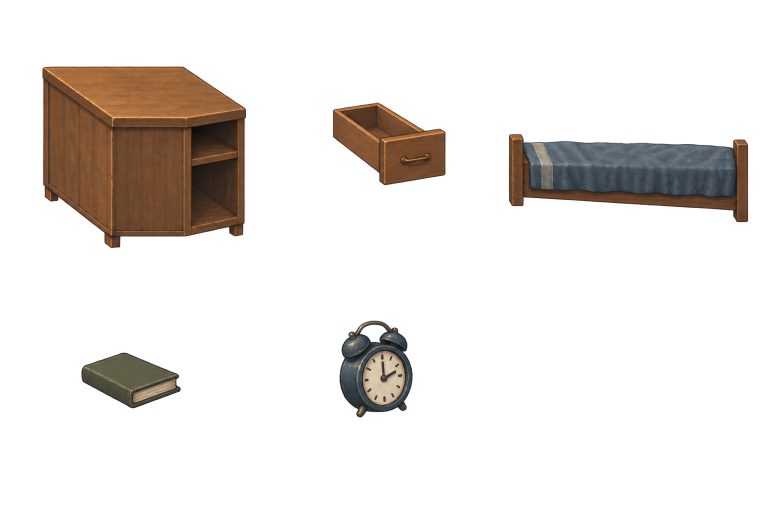
#> input picture art/source/bedside_layers_v001.png, 1536 x 1024 px (shown at 1/2 size)
$ python prepare_bedside_trial.py
#> lines starting #> are read from the running program, lines starting #| are printed output that depends on the picture; after the words box and inside, x2 and y2 are one past the last pixel; in counts of white or black regions, pixels touching at a corner belong together
"""Measured 2D reprojection/slicing of a generated layered kit; no color key,
alpha threshold, palette quantization or invented texture painting. Preserve source.
The generated product perspective is not the game's projection: map the painted
faces to authored oblique corners, and preserve a complete empty drawer well.
"""
from pathlib import Path
import json
import numpy as np
from PIL import Image, ImageDraw, ImageFont

ROOT = Path(__file__).resolve().parents[1]
raw = Image.open(ROOT/'art/source/bedside_layers_v001.png').convert('RGBA')
#> raw is the input picture: PIL image 1536x1024 RGBA; mean R, G, B, A 37.2, 27.7, 20.1, 39.2
SIZE=(96,80)
out=ROOT/'art/working/bedside_trial_v001';out.mkdir(parents=True,exist_ok=True)
runtime=ROOT/'neurons/assets/environment/bedside_trial_v001';runtime.mkdir(parents=True,exist_ok=True)
def inverse_map(src,dst):
    rows=[];rhs=[]
    for (x,y),(u,v) in zip(dst,src):
        rows.extend([[x,y,1,0,0,0,-u*x,-u*y],[0,0,0,x,y,1,-v*x,-v*y]])
        rhs.extend([u,v])
    return np.linalg.solve(np.array(rows),np.array(rhs))
def warp(src,dst,clip=None):
    coeff=inverse_map(src,dst)
    result=raw.transform(SIZE,Image.Transform.PERSPECTIVE,coeff,Image.Resampling.BICUBIC)
    mask=Image.new('L',SIZE);ImageDraw.Draw(mask).polygon(dst if clip is None else clip,fill=255)
    a=np.array(result.getchannel('A'),dtype=np.uint16)*np.array(mask,dtype=np.uint16)//255
    result.putalpha(Image.fromarray(a.astype('uint8')))
    return result
def save(name,image):
    image.save(out/(name+'.png'));image.save(runtime/(name+'.png'))

# Anchor is projected rear-left floor corner, not an alpha bounding-box center.
A=(8,40);B=(54.4,40);C=(67.84,62.08);D=(21.44,62.08)
top=[(8,10),(54.4,10),(67.84,32.08),(21.44,32.08)]
side=[(21.44,32.08),(67.84,32.08),(67.84,58.08),(21.44,58.08)]
front=[(54.4,10),(67.84,32.08),(67.84,58.08),(54.4,36)]
front_src=[(370,248),(490,228),(490,452),(370,475)]
body=Image.new('RGBA',SIZE)
#> body: PIL image 96x80 RGBA; every value is 0
for leg_src,leg_dst in [
 ([(214,467),(238,467),(238,496),(214,496)],[(20,57),(24,57),(24,63),(20,63)]),
 ([(462,448),(487,448),(487,475),(462,475)],[(65,57),(69,57),(69,63),(65,63)]),
 ([(89,383),(111,383),(111,403),(89,403)],[(52,34),(56,34),(56,40),(52,40)])]:
    body.alpha_composite(warp(leg_src,leg_dst))
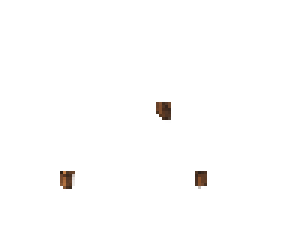
#> body: PIL image 96x80 RGBA (shown 3 times larger); mean R, G, B, A 0.9, 0.6, 0.4, 2.4; transparent parts drawn white
body.alpha_composite(warp([(88,162),(217,255),(217,462),(90,390)],side))
#> in warp (call 4), `ImageDraw.Draw(mask).polygon(dst if clip is None else clip, fill=255)`:
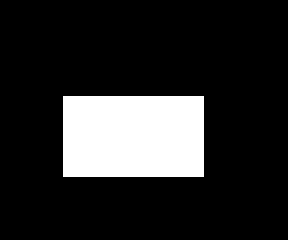
#> mask: PIL image 96x80 L (shown 3 times larger); 16.5% white; 1 white region, box (x1, y1, x2, y2) and area: (21, 32, 68, 59) 1269
body.alpha_composite(warp(front_src,front))
#> in warp (call 5), `ImageDraw.Draw(mask).polygon(dst if clip is None else clip, fill=255)`: mask: PIL image 96x80 L; 5% white; 1 white region, box (x1, y1, x2, y2) and area: (54, 10, 68, 59) 386
body.alpha_composite(warp([(86,135),(367,135),(490,219),(225,235)],top))
#> in warp (call 6), `ImageDraw.Draw(mask).polygon(dst if clip is None else clip, fill=255)`: mask: PIL image 96x80 L; 14.1% white; 1 white region, box (x1, y1, x2, y2) and area: (8, 10, 68, 33) 1080
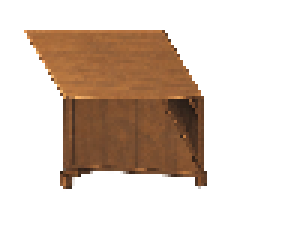
#> body: PIL image 96x80 RGBA (shown 3 times larger); mean R, G, B, A 40.6, 26, 15.4, 75.6; transparent parts drawn white
save('cabinet_frame',body)

# Map original drawer face to the measured empty well. Tray and face are separate
# draw passes; the fixed frame masks the tray while closed. No closed face in body.
forward=np.linalg.inv(np.array([[*inverse_map(front_src,front)[:3]],
                              [*inverse_map(front_src,front)[3:6]],
                              [*inverse_map(front_src,front)[6:],1]]))
#> forward = [[0.0989, -9.37e-19, 14.87], [0.189, 0.108, -87.24], [-0.000104, -7.3e-22, 0.984]]
def to_front(p):
#> called with p = (377, 252)
    v=forward@np.array([p[0],p[1],1]);return tuple((v[:2]/v[2]).tolist())
#> after `v = forward @ np.array([p[0], p[1], 1])`: v = [52.14, 11.21, 0.945]
hole=[to_front(p) for p in [(377,252),(477,237),(477,300),(377,323)]]
#> hole = [(55.17, 11.86), (66.37, 30.45), (66.37, 37.75), (55.17, 20)]
face_src=[(757,281),(888,260),(888,347),(757,368)]
drawer_face=warp(face_src,hole)
#> in warp (call 7), `coeff=inverse_map(src,dst)`: coeff = [2.36, -4.38e-16, 372.5, -14.61, 7.09, 908.6, -0.0061, -3.95e-19]
#> in warp (call 7), `ImageDraw.Draw(mask).polygon(dst if clip is None else clip, fill=255)`: mask: PIL image 96x80 L; 1.5% white; 1 white region, box (x1, y1, x2, y2) and area: (55, 11, 67, 38) 115
#> in warp (call 7), `result.putalpha(Image.fromarray(a.astype('uint8')))`:
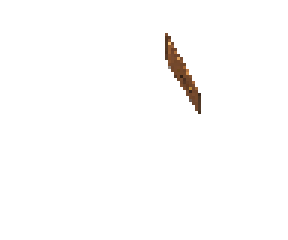
#> result: PIL image 96x80 RGBA (shown 3 times larger); mean R, G, B, A 6.9, 5.7, 4.8, 3.5; transparent parts drawn white
save('drawer_face',drawer_face)
# The tray's complete silhouette transforms under the same face alignment.
matrix=np.linalg.inv(np.array([[*inverse_map(face_src,hole)[:3]],
                             [*inverse_map(face_src,hole)[3:6]],
                             [*inverse_map(face_src,hole)[6:],1]]))
#> matrix = [[0.216, 4.8e-18, -80.52], [0.277, 0.141, -231], [0.00132, 1.23e-19, 0.509]]
def map_tray(p):
#> called with p = (668, 222)
    v=matrix@np.array([*p,1]);return tuple((v[:2]/v[2]).tolist())
#> after `v = matrix @ np.array([*p, 1])`: v = [63.89, -15.05, 1.39]
silhouette=[map_tray(p) for p in [(668,222),(753,207),(890,262),(890,347),(764,369),(668,306)]]
#> silhouette = [(45.98, -10.83), (54.79, 4.22), (66.52, 30.9), (66.52, 38.02), (55.84, 21.25), (45.98, -2.31)]
# The generated tray's product perspective would protrude above the cabinet.
# Keep only its painted interior surface; the trial maps that surface to the
# actual swept drawer top. No tall product-view tray silhouette is shipped.
tray=raw.crop((696,229,801,266)).resize((48,24),Image.Resampling.LANCZOS)
save('drawer_tray',tray)

# Foreground rail/feet are retained as a separate, narrowly masked layer.
fore=body.copy();mask=Image.new('L',SIZE);d=ImageDraw.Draw(mask)
d.polygon([(21,55),(69,55),(69,64),(20,64)],fill=255)
alpha=np.array(fore.getchannel('A'),dtype=np.uint16)*np.array(mask,dtype=np.uint16)//255
fore.putalpha(Image.fromarray(alpha.astype('uint8')));save('foreground_rail_v002',fore)
save('book',warp([(164,708),(261,706),(360,775),(267,815)],[(25,14),(36,14),(41,21),(30,21)]))
#> in warp (call 8), `ImageDraw.Draw(mask).polygon(dst if clip is None else clip, fill=255)`:
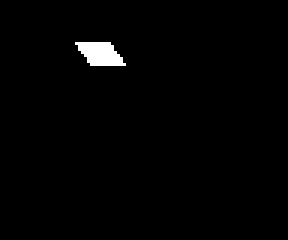
#> mask: PIL image 96x80 L (shown 3 times larger); 1.2% white; 1 white region, box (x1, y1, x2, y2) and area: (25, 14, 42, 22) 96
clock=raw.crop((678,638,828,838)).resize((12,16),Image.Resampling.LANCZOS)
clock_layer=Image.new('RGBA',SIZE);clock_layer.alpha_composite(clock,(14,2));save('alarm_clock',clock_layer)

# Bed edge is a local strip, not a whole-room background or new full bed asset.
bed=raw.crop((1018,268,1498,450)).resize((188,42),Image.Resampling.LANCZOS)
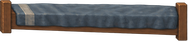
#> bed: PIL image 188x42 RGBA; mean R, G, B, A 62.2, 58.6, 56.8, 172.3; transparent parts drawn white
save('bed_edge',bed)
metadata={'source':'art/source/bedside_layers_v001.png','canvas':list(SIZE),'anchor':[8,40],
          'footprint_m':[.58,.48],'height_world_px':30,
          'handle_closed':list(to_front((427,285))), 'open_delta_world_px':[7,0],
          'drawer_top_closed':[list(hole[0]),list(hole[1])],
          'method':'measured face reprojection and alpha-preserving slices, not lossless automatic room extraction',
          'approval':'experimental_pending_user_review'}
(out/'anchors.json').write_text(json.dumps(metadata,ensure_ascii=False,indent=2),encoding='utf-8')

# Same-scale concept comparison, never presented as runtime.
font_path=ROOT/'neurons/assets/fonts/NotoSansCJKsc-Regular.otf'
font=ImageFont.truetype(str(font_path),23)
canvas=Image.new('RGB',(2560,810),(31,42,46));draw=ImageDraw.Draw(canvas)
#> after `canvas = Image.new('RGB', (2560, 810), (31, 42, 46))`:
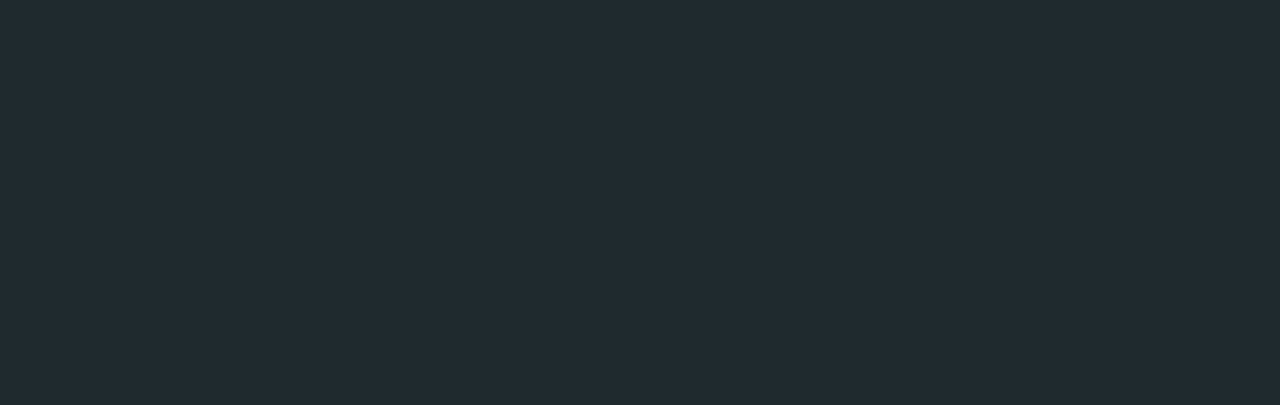
#> canvas: PIL image 2560x810 RGB (shown at 1/2 size); mean R, G, B 31, 42, 46
for index,version in enumerate(['v003','v005']):
#> (the run stopped early here; a loop or call above may not have finished)
